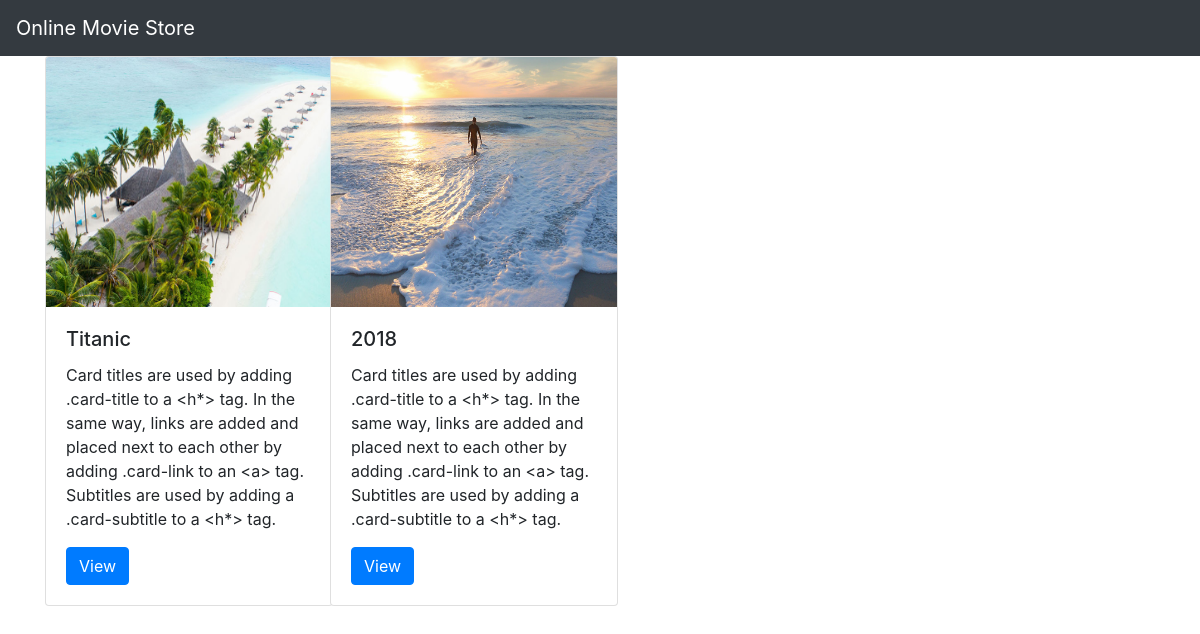
The page / on the database its author committed.
### movieapp/models.py (models this page shows)
class Movie(models.Model):
    name=models.CharField(max_length=250)
    desc=models.TextField()
    year=models.IntegerField()
    img=models.ImageField(upload_to='gallery')

### movieapp/views.py (the view)
# urls.py: path('',views.index,name='index'),
def index(request):
   movie=Movie.objects.all()
   content={'movie_list':movie}
   return render(request,'index.html',content)

### templates/index.html
{% extends 'base.html' %}
{% block body %}
<div class="container">
    <div class="row">
        {% for i in movie_list %}
        <div class="col-md-3">
            <div class="card" style="width: 18rem;">
  <img class="card-img-top" src="{{i.img.url}}" width="250" height="250" alt="">
  <div class="card-body">
    <h5 class="card-title">{{i.name}}</h5>
    <p class="card-text">{{i.desc}}</p>
    <a href="{% url 'movieapp:details' i.id %}" class="btn btn-primary">View</a>
  </div>
</div>
        </div>
        {% endfor %}
    </div>
</div>
{% endblock %}

### templates/base.html (shortened to what this page needs)
{% load static %}
<!DOCTYPE html>
<html lang="en">
<head>
    <link rel="stylesheet" href="https://cdn.jsdelivr.net/npm/bootstrap@4.0.0/dist/css/bootstrap.min.css">
    <link rel="stylesheet" href="{% static 'style.css' %}">
</head>
<body>
<nav class="navbar navbar-dark bg-dark">
  <a class="navbar-brand" href="#">
    Online Movie Store
  </a>
</nav>
{% block body%}
{% endblock%}
</body>
</html>

### static/style.css (style rules this page uses)
body { background-color:white; }

### rows shown on the page
Movie: img (picture), name "Titanic", desc "Card titles are used by adding .card-title to a <h*> tag. In the same way, links are added and placed next to each other by adding .card-link to an <a> tag. Subtitles are used by adding a .card-subtitle to a <h*> tag."
Movie: img (picture), name "2018", desc "Card titles are used by adding .card-title to a <h*> tag. In the same way, links are added and placed next to each other by adding .card-link to an <a> tag. Subtitles are used by adding a .card-subtitle to a <h*> tag."
